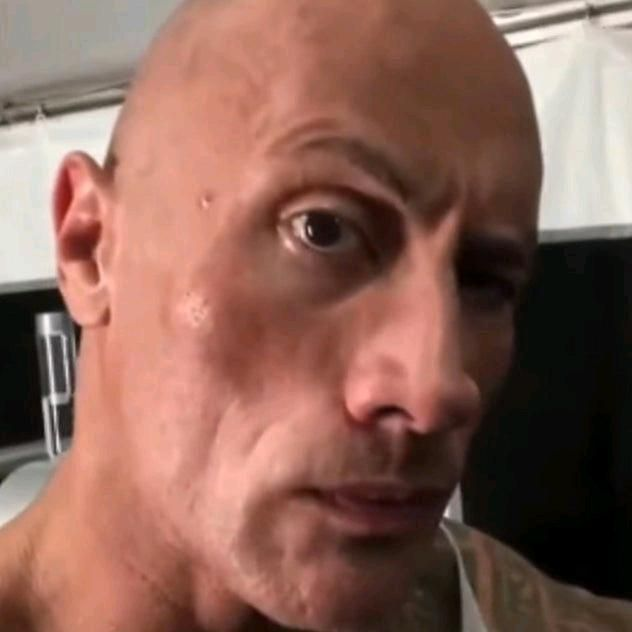
#> input picture ImagenPrueba.jpg, 632 x 632 px, found by its file name
$ python Escalado.py
#> lines starting #> are read from the running program, lines starting #| are printed output that depends on the picture
import cv2 as cv
import numpy as np

# Cargar la imagen en escala de grises
img = cv.imread('imagenPrueba.jpg', 0)
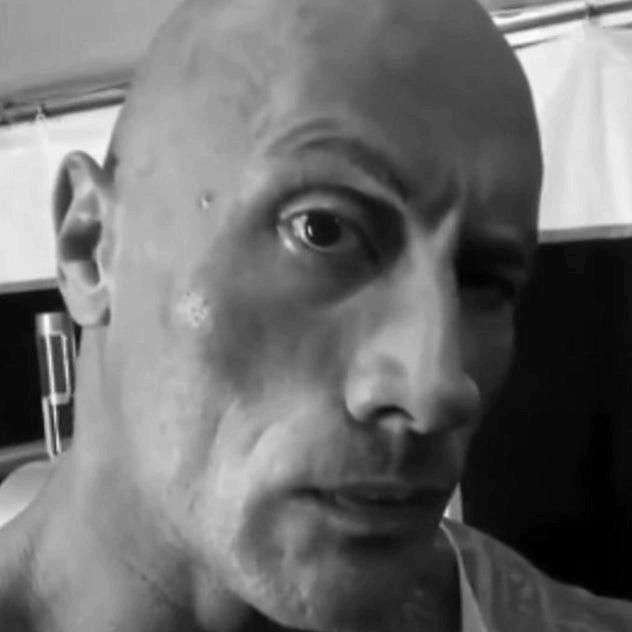
#> img: shape (632, 632); min 0, max 254, mean 109.5
# Obtener el tamaño de la imagen
x, y = img.shape
#> x = 632; y = 632
# Definir el factor de escala
scale_x, scale_y = 1, 1
# Crear una nueva imagen para almacenar el escalado
scaled_img = np.zeros((int(x * scale_y), int(y * scale_x)), dtype=np.uint8)
# Aplicar el escalado
for i in range(x):
    for j in range(y):
                   #orig_x = int(i * scale_y)
                   #orig_y = int(j * scale_x)
                   scaled_img[int(i*0.5)+10, int(j*0.5)+10] = img[i, j]
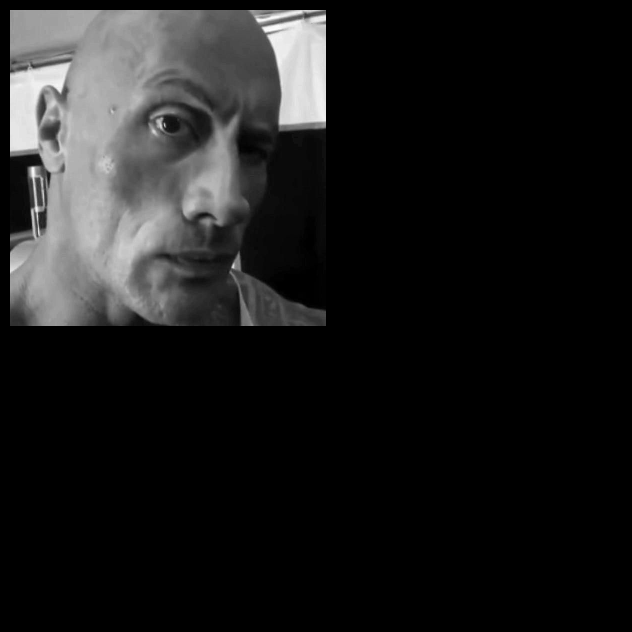
#> scaled_img: shape (632, 632); min 0, max 253, mean 27.4

# Mostrar la imagen original y la escalada
cv.imshow('Imagen Original', img)
cv.imshow('Imagen Escalada (modo raw)', scaled_img)
cv.waitKey(0)
cv.destroyAllWindows()
